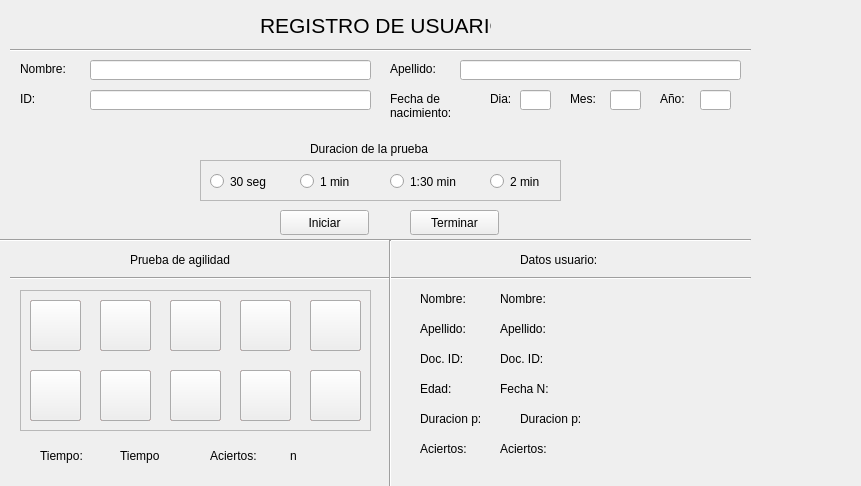
<?xml version="1.0" encoding="UTF-8"?>
<ui version="4.0">
 <class>registro</class>
 <widget class="QWidget" name="registro">
  <property name="geometry">
   <rect>
    <x>0</x>
    <y>0</y>
    <width>861</width>
    <height>486</height>
   </rect>
  </property>
  <property name="windowTitle">
   <string>Form</string>
  </property>
  <property name="styleSheet">
   <string notr="true">#button0 {
background-color: rgb(255, 141, 141);
}
#button10 {
background-color: rgb(255, 141, 141);
}
#button20 {
background-color: rgb(255, 141, 141);
}
#button30 {
background-color: rgb(255, 141, 141);
}
#button40 {
background-color: rgb(255, 141, 141);
}
#button50 {
background-color: rgb(255, 141, 141);
}
#button60 {
background-color: rgb(255, 141, 141);
}
#button70 {
background-color: rgb(255, 141, 141);
}
#button80 {
background-color: rgb(255, 141, 141);
}
#button90 {
background-color: rgb(255, 141, 141);
}</string>
  </property>
  <widget class="QLabel" name="label_20">
   <property name="geometry">
    <rect>
     <x>520</x>
     <y>250</y>
     <width>101</width>
     <height>20</height>
    </rect>
   </property>
   <property name="text">
    <string>Datos usuario:</string>
   </property>
  </widget>
  <widget class="QLabel" name="label_6">
   <property name="geometry">
    <rect>
     <x>310</x>
     <y>140</y>
     <width>151</width>
     <height>17</height>
    </rect>
   </property>
   <property name="text">
    <string>Duracion de la prueba</string>
   </property>
  </widget>
  <widget class="QLabel" name="apellido_registro">
   <property name="geometry">
    <rect>
     <x>500</x>
     <y>320</y>
     <width>231</width>
     <height>17</height>
    </rect>
   </property>
   <property name="text">
    <string>Apellido:</string>
   </property>
  </widget>
  <widget class="Line" name="line_4">
   <property name="geometry">
    <rect>
     <x>10</x>
     <y>270</y>
     <width>741</width>
     <height>16</height>
    </rect>
   </property>
   <property name="orientation">
    <enum>Qt::Horizontal</enum>
   </property>
  </widget>
  <widget class="QLineEdit" name="ape_reg">
   <property name="geometry">
    <rect>
     <x>460</x>
     <y>60</y>
     <width>281</width>
     <height>20</height>
    </rect>
   </property>
  </widget>
  <widget class="QPushButton" name="iniciar_2">
   <property name="geometry">
    <rect>
     <x>410</x>
     <y>210</y>
     <width>89</width>
     <height>25</height>
    </rect>
   </property>
   <property name="text">
    <string>Terminar</string>
   </property>
  </widget>
  <widget class="QLabel" name="label_11">
   <property name="geometry">
    <rect>
     <x>210</x>
     <y>440</y>
     <width>71</width>
     <height>31</height>
    </rect>
   </property>
   <property name="lineWidth">
    <number>-3</number>
   </property>
   <property name="text">
    <string>Aciertos:</string>
   </property>
   <property name="alignment">
    <set>Qt::AlignJustify|Qt::AlignVCenter</set>
   </property>
  </widget>
  <widget class="QLineEdit" name="id_reg">
   <property name="geometry">
    <rect>
     <x>90</x>
     <y>90</y>
     <width>281</width>
     <height>20</height>
    </rect>
   </property>
  </widget>
  <widget class="QFrame" name="frame">
   <property name="geometry">
    <rect>
     <x>20</x>
     <y>290</y>
     <width>351</width>
     <height>141</height>
    </rect>
   </property>
   <property name="frameShape">
    <enum>QFrame::StyledPanel</enum>
   </property>
   <property name="frameShadow">
    <enum>QFrame::Raised</enum>
   </property>
   <widget class="QPushButton" name="button10">
    <property name="geometry">
     <rect>
      <x>80</x>
      <y>10</y>
      <width>51</width>
      <height>51</height>
     </rect>
    </property>
    <property name="styleSheet">
     <string notr="true"/>
    </property>
    <property name="text">
     <string/>
    </property>
   </widget>
   <widget class="QPushButton" name="button50">
    <property name="geometry">
     <rect>
      <x>10</x>
      <y>80</y>
      <width>51</width>
      <height>51</height>
     </rect>
    </property>
    <property name="styleSheet">
     <string notr="true"/>
    </property>
    <property name="text">
     <string/>
    </property>
   </widget>
   <widget class="QPushButton" name="button60">
    <property name="geometry">
     <rect>
      <x>80</x>
      <y>80</y>
      <width>51</width>
      <height>51</height>
     </rect>
    </property>
    <property name="styleSheet">
     <string notr="true"/>
    </property>
    <property name="text">
     <string/>
    </property>
   </widget>
   <widget class="QPushButton" name="button20">
    <property name="geometry">
     <rect>
      <x>150</x>
      <y>10</y>
      <width>51</width>
      <height>51</height>
     </rect>
    </property>
    <property name="styleSheet">
     <string notr="true"/>
    </property>
    <property name="text">
     <string/>
    </property>
   </widget>
   <widget class="QPushButton" name="button30">
    <property name="geometry">
     <rect>
      <x>220</x>
      <y>10</y>
      <width>51</width>
      <height>51</height>
     </rect>
    </property>
    <property name="styleSheet">
     <string notr="true"/>
    </property>
    <property name="text">
     <string/>
    </property>
   </widget>
   <widget class="QPushButton" name="button70">
    <property name="geometry">
     <rect>
      <x>150</x>
      <y>80</y>
      <width>51</width>
      <height>51</height>
     </rect>
    </property>
    <property name="styleSheet">
     <string notr="true"/>
    </property>
    <property name="text">
     <string/>
    </property>
   </widget>
   <widget class="QPushButton" name="button90">
    <property name="geometry">
     <rect>
      <x>290</x>
      <y>80</y>
      <width>51</width>
      <height>51</height>
     </rect>
    </property>
    <property name="styleSheet">
     <string notr="true"/>
    </property>
    <property name="text">
     <string/>
    </property>
   </widget>
   <widget class="QPushButton" name="button40">
    <property name="geometry">
     <rect>
      <x>290</x>
      <y>10</y>
      <width>51</width>
      <height>51</height>
     </rect>
    </property>
    <property name="styleSheet">
     <string notr="true"/>
    </property>
    <property name="text">
     <string/>
    </property>
   </widget>
   <widget class="QPushButton" name="button80">
    <property name="geometry">
     <rect>
      <x>220</x>
      <y>80</y>
      <width>51</width>
      <height>51</height>
     </rect>
    </property>
    <property name="styleSheet">
     <string notr="true"/>
    </property>
    <property name="text">
     <string/>
    </property>
   </widget>
   <widget class="QPushButton" name="button0">
    <property name="geometry">
     <rect>
      <x>10</x>
      <y>10</y>
      <width>51</width>
      <height>51</height>
     </rect>
    </property>
    <property name="styleSheet">
     <string notr="true"/>
    </property>
    <property name="text">
     <string/>
    </property>
   </widget>
   <widget class="QPushButton" name="button01">
    <property name="geometry">
     <rect>
      <x>10</x>
      <y>10</y>
      <width>51</width>
      <height>51</height>
     </rect>
    </property>
    <property name="styleSheet">
     <string notr="true"/>
    </property>
    <property name="text">
     <string/>
    </property>
   </widget>
   <widget class="QPushButton" name="button41">
    <property name="geometry">
     <rect>
      <x>290</x>
      <y>10</y>
      <width>51</width>
      <height>51</height>
     </rect>
    </property>
    <property name="styleSheet">
     <string notr="true"/>
    </property>
    <property name="text">
     <string/>
    </property>
   </widget>
   <widget class="QPushButton" name="button21">
    <property name="geometry">
     <rect>
      <x>150</x>
      <y>10</y>
      <width>51</width>
      <height>51</height>
     </rect>
    </property>
    <property name="styleSheet">
     <string notr="true"/>
    </property>
    <property name="text">
     <string/>
    </property>
   </widget>
   <widget class="QPushButton" name="button11">
    <property name="geometry">
     <rect>
      <x>80</x>
      <y>10</y>
      <width>51</width>
      <height>51</height>
     </rect>
    </property>
    <property name="styleSheet">
     <string notr="true"/>
    </property>
    <property name="text">
     <string/>
    </property>
   </widget>
   <widget class="QPushButton" name="button31">
    <property name="geometry">
     <rect>
      <x>220</x>
      <y>10</y>
      <width>51</width>
      <height>51</height>
     </rect>
    </property>
    <property name="styleSheet">
     <string notr="true"/>
    </property>
    <property name="text">
     <string/>
    </property>
   </widget>
   <widget class="QPushButton" name="button51">
    <property name="geometry">
     <rect>
      <x>10</x>
      <y>80</y>
      <width>51</width>
      <height>51</height>
     </rect>
    </property>
    <property name="styleSheet">
     <string notr="true"/>
    </property>
    <property name="text">
     <string/>
    </property>
   </widget>
   <widget class="QPushButton" name="button61">
    <property name="geometry">
     <rect>
      <x>80</x>
      <y>80</y>
      <width>51</width>
      <height>51</height>
     </rect>
    </property>
    <property name="styleSheet">
     <string notr="true"/>
    </property>
    <property name="text">
     <string/>
    </property>
   </widget>
   <widget class="QPushButton" name="button71">
    <property name="geometry">
     <rect>
      <x>150</x>
      <y>80</y>
      <width>51</width>
      <height>51</height>
     </rect>
    </property>
    <property name="styleSheet">
     <string notr="true"/>
    </property>
    <property name="text">
     <string/>
    </property>
   </widget>
   <widget class="QPushButton" name="button81">
    <property name="geometry">
     <rect>
      <x>220</x>
      <y>80</y>
      <width>51</width>
      <height>51</height>
     </rect>
    </property>
    <property name="styleSheet">
     <string notr="true"/>
    </property>
    <property name="text">
     <string/>
    </property>
   </widget>
   <widget class="QPushButton" name="button91">
    <property name="geometry">
     <rect>
      <x>290</x>
      <y>80</y>
      <width>51</width>
      <height>51</height>
     </rect>
    </property>
    <property name="styleSheet">
     <string notr="true"/>
    </property>
    <property name="text">
     <string/>
    </property>
   </widget>
   <zorder>button20</zorder>
   <zorder>button10</zorder>
   <zorder>button50</zorder>
   <zorder>button60</zorder>
   <zorder>button30</zorder>
   <zorder>button70</zorder>
   <zorder>button90</zorder>
   <zorder>button40</zorder>
   <zorder>button80</zorder>
   <zorder>button0</zorder>
   <zorder>button01</zorder>
   <zorder>button41</zorder>
   <zorder>button21</zorder>
   <zorder>button11</zorder>
   <zorder>button31</zorder>
   <zorder>button51</zorder>
   <zorder>button61</zorder>
   <zorder>button71</zorder>
   <zorder>button81</zorder>
   <zorder>button91</zorder>
  </widget>
  <widget class="QLineEdit" name="nom_reg">
   <property name="geometry">
    <rect>
     <x>90</x>
     <y>60</y>
     <width>281</width>
     <height>20</height>
    </rect>
   </property>
  </widget>
  <widget class="QLabel" name="label_14">
   <property name="geometry">
    <rect>
     <x>420</x>
     <y>440</y>
     <width>67</width>
     <height>17</height>
    </rect>
   </property>
   <property name="text">
    <string>Aciertos:</string>
   </property>
  </widget>
  <widget class="QLabel" name="edad_registro">
   <property name="geometry">
    <rect>
     <x>500</x>
     <y>380</y>
     <width>231</width>
     <height>17</height>
    </rect>
   </property>
   <property name="text">
    <string>Fecha N:</string>
   </property>
  </widget>
  <widget class="Line" name="line_2">
   <property name="geometry">
    <rect>
     <x>0</x>
     <y>230</y>
     <width>751</width>
     <height>20</height>
    </rect>
   </property>
   <property name="orientation">
    <enum>Qt::Horizontal</enum>
   </property>
  </widget>
  <widget class="QLabel" name="label">
   <property name="geometry">
    <rect>
     <x>420</x>
     <y>290</y>
     <width>67</width>
     <height>17</height>
    </rect>
   </property>
   <property name="text">
    <string>Nombre:</string>
   </property>
  </widget>
  <widget class="QLabel" name="label_13">
   <property name="geometry">
    <rect>
     <x>420</x>
     <y>380</y>
     <width>67</width>
     <height>17</height>
    </rect>
   </property>
   <property name="text">
    <string>Edad:</string>
   </property>
  </widget>
  <widget class="QLabel" name="label_10">
   <property name="geometry">
    <rect>
     <x>130</x>
     <y>250</y>
     <width>131</width>
     <height>20</height>
    </rect>
   </property>
   <property name="lineWidth">
    <number>-3</number>
   </property>
   <property name="text">
    <string>Prueba de agilidad</string>
   </property>
   <property name="alignment">
    <set>Qt::AlignJustify|Qt::AlignVCenter</set>
   </property>
  </widget>
  <widget class="Line" name="line">
   <property name="geometry">
    <rect>
     <x>10</x>
     <y>40</y>
     <width>741</width>
     <height>20</height>
    </rect>
   </property>
   <property name="orientation">
    <enum>Qt::Horizontal</enum>
   </property>
  </widget>
  <widget class="QLabel" name="label_9">
   <property name="geometry">
    <rect>
     <x>420</x>
     <y>350</y>
     <width>67</width>
     <height>17</height>
    </rect>
   </property>
   <property name="text">
    <string>Doc. ID:</string>
   </property>
  </widget>
  <widget class="QLabel" name="document_registro">
   <property name="geometry">
    <rect>
     <x>500</x>
     <y>350</y>
     <width>241</width>
     <height>17</height>
    </rect>
   </property>
   <property name="text">
    <string>Doc. ID:</string>
   </property>
  </widget>
  <widget class="QLabel" name="label_5">
   <property name="geometry">
    <rect>
     <x>20</x>
     <y>90</y>
     <width>67</width>
     <height>17</height>
    </rect>
   </property>
   <property name="text">
    <string>ID:</string>
   </property>
  </widget>
  <widget class="Line" name="line_3">
   <property name="geometry">
    <rect>
     <x>380</x>
     <y>240</y>
     <width>20</width>
     <height>251</height>
    </rect>
   </property>
   <property name="orientation">
    <enum>Qt::Vertical</enum>
   </property>
  </widget>
  <widget class="QLabel" name="nombre_registro">
   <property name="geometry">
    <rect>
     <x>500</x>
     <y>290</y>
     <width>211</width>
     <height>17</height>
    </rect>
   </property>
   <property name="text">
    <string>Nombre:</string>
   </property>
  </widget>
  <widget class="QLabel" name="label_3">
   <property name="geometry">
    <rect>
     <x>20</x>
     <y>60</y>
     <width>67</width>
     <height>17</height>
    </rect>
   </property>
   <property name="text">
    <string>Nombre:</string>
   </property>
  </widget>
  <widget class="QLabel" name="aciertos_registro">
   <property name="geometry">
    <rect>
     <x>500</x>
     <y>440</y>
     <width>241</width>
     <height>17</height>
    </rect>
   </property>
   <property name="text">
    <string>Aciertos:</string>
   </property>
  </widget>
  <widget class="QLabel" name="aciertos">
   <property name="geometry">
    <rect>
     <x>290</x>
     <y>440</y>
     <width>61</width>
     <height>31</height>
    </rect>
   </property>
   <property name="text">
    <string>n</string>
   </property>
  </widget>
  <widget class="QLabel" name="label_4">
   <property name="geometry">
    <rect>
     <x>390</x>
     <y>60</y>
     <width>67</width>
     <height>17</height>
    </rect>
   </property>
   <property name="text">
    <string>Apellido:</string>
   </property>
  </widget>
  <widget class="QLabel" name="prueba">
   <property name="geometry">
    <rect>
     <x>420</x>
     <y>410</y>
     <width>81</width>
     <height>17</height>
    </rect>
   </property>
   <property name="text">
    <string>Duracion p:</string>
   </property>
  </widget>
  <widget class="QLabel" name="tiempo">
   <property name="geometry">
    <rect>
     <x>120</x>
     <y>440</y>
     <width>61</width>
     <height>31</height>
    </rect>
   </property>
   <property name="text">
    <string>Tiempo</string>
   </property>
  </widget>
  <widget class="QLabel" name="label_2">
   <property name="geometry">
    <rect>
     <x>420</x>
     <y>320</y>
     <width>67</width>
     <height>17</height>
    </rect>
   </property>
   <property name="text">
    <string>Apellido:</string>
   </property>
  </widget>
  <widget class="QLabel" name="duracion_registro">
   <property name="geometry">
    <rect>
     <x>520</x>
     <y>410</y>
     <width>221</width>
     <height>17</height>
    </rect>
   </property>
   <property name="text">
    <string>Duracion p:</string>
   </property>
  </widget>
  <widget class="QLabel" name="label_12">
   <property name="geometry">
    <rect>
     <x>40</x>
     <y>440</y>
     <width>71</width>
     <height>31</height>
    </rect>
   </property>
   <property name="lineWidth">
    <number>-3</number>
   </property>
   <property name="text">
    <string>Tiempo:</string>
   </property>
   <property name="alignment">
    <set>Qt::AlignJustify|Qt::AlignVCenter</set>
   </property>
  </widget>
  <widget class="QFrame" name="frame_2">
   <property name="geometry">
    <rect>
     <x>200</x>
     <y>160</y>
     <width>361</width>
     <height>41</height>
    </rect>
   </property>
   <property name="frameShape">
    <enum>QFrame::StyledPanel</enum>
   </property>
   <property name="frameShadow">
    <enum>QFrame::Raised</enum>
   </property>
   <widget class="QRadioButton" name="time1">
    <property name="geometry">
     <rect>
      <x>10</x>
      <y>10</y>
      <width>71</width>
      <height>23</height>
     </rect>
    </property>
    <property name="text">
     <string>30 seg</string>
    </property>
   </widget>
   <widget class="QRadioButton" name="time2">
    <property name="geometry">
     <rect>
      <x>100</x>
      <y>10</y>
      <width>71</width>
      <height>23</height>
     </rect>
    </property>
    <property name="text">
     <string>1 min</string>
    </property>
   </widget>
   <widget class="QRadioButton" name="time3">
    <property name="geometry">
     <rect>
      <x>190</x>
      <y>10</y>
      <width>81</width>
      <height>23</height>
     </rect>
    </property>
    <property name="text">
     <string>1:30 min</string>
    </property>
   </widget>
   <widget class="QRadioButton" name="time4">
    <property name="geometry">
     <rect>
      <x>290</x>
      <y>10</y>
      <width>61</width>
      <height>23</height>
     </rect>
    </property>
    <property name="text">
     <string>2 min</string>
    </property>
   </widget>
  </widget>
  <widget class="QLabel" name="label_7">
   <property name="geometry">
    <rect>
     <x>260</x>
     <y>10</y>
     <width>231</width>
     <height>31</height>
    </rect>
   </property>
   <property name="font">
    <font>
     <pointsize>16</pointsize>
    </font>
   </property>
   <property name="text">
    <string>REGISTRO DE USUARIO</string>
   </property>
  </widget>
  <widget class="QPushButton" name="iniciar">
   <property name="geometry">
    <rect>
     <x>280</x>
     <y>210</y>
     <width>89</width>
     <height>25</height>
    </rect>
   </property>
   <property name="text">
    <string>Iniciar</string>
   </property>
  </widget>
  <widget class="QLineEdit" name="dia_reg">
   <property name="geometry">
    <rect>
     <x>520</x>
     <y>90</y>
     <width>31</width>
     <height>20</height>
    </rect>
   </property>
  </widget>
  <widget class="QLineEdit" name="ano_reg">
   <property name="geometry">
    <rect>
     <x>700</x>
     <y>90</y>
     <width>31</width>
     <height>20</height>
    </rect>
   </property>
  </widget>
  <widget class="QLabel" name="label_15">
   <property name="geometry">
    <rect>
     <x>490</x>
     <y>90</y>
     <width>31</width>
     <height>17</height>
    </rect>
   </property>
   <property name="text">
    <string>Dia:</string>
   </property>
  </widget>
  <widget class="QLabel" name="label_16">
   <property name="geometry">
    <rect>
     <x>660</x>
     <y>90</y>
     <width>31</width>
     <height>17</height>
    </rect>
   </property>
   <property name="text">
    <string>Año:</string>
   </property>
  </widget>
  <widget class="QLabel" name="label_17">
   <property name="geometry">
    <rect>
     <x>570</x>
     <y>90</y>
     <width>31</width>
     <height>17</height>
    </rect>
   </property>
   <property name="text">
    <string>Mes:</string>
   </property>
  </widget>
  <widget class="QLineEdit" name="mes_reg">
   <property name="geometry">
    <rect>
     <x>610</x>
     <y>90</y>
     <width>31</width>
     <height>20</height>
    </rect>
   </property>
  </widget>
  <widget class="QLabel" name="label_8">
   <property name="geometry">
    <rect>
     <x>390</x>
     <y>90</y>
     <width>81</width>
     <height>31</height>
    </rect>
   </property>
   <property name="lineWidth">
    <number>-3</number>
   </property>
   <property name="text">
    <string>Fecha de 
nacimiento:</string>
   </property>
   <property name="alignment">
    <set>Qt::AlignJustify|Qt::AlignVCenter</set>
   </property>
  </widget>
 </widget>
 <resources/>
 <connections/>
</ui>
